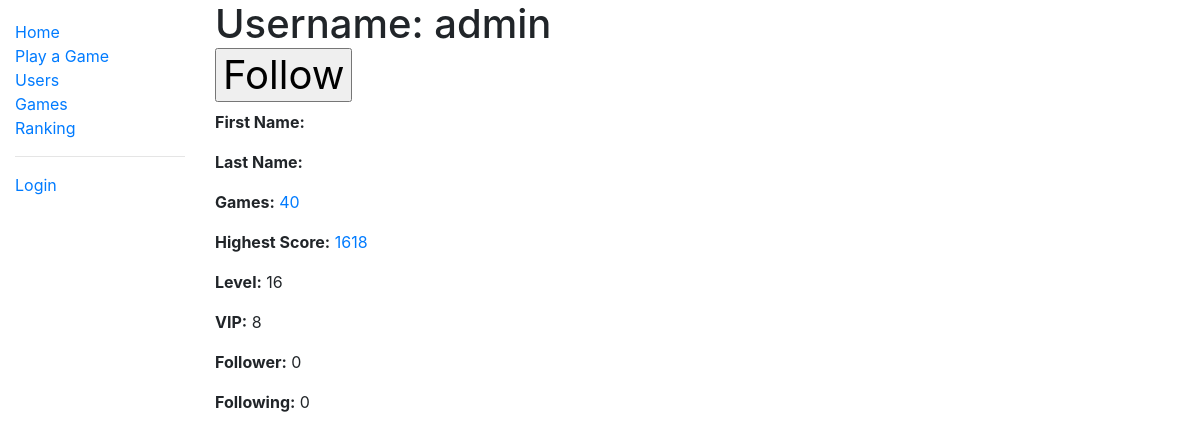
Page /two_zero_four_eight/user/1 on the earlier database version.
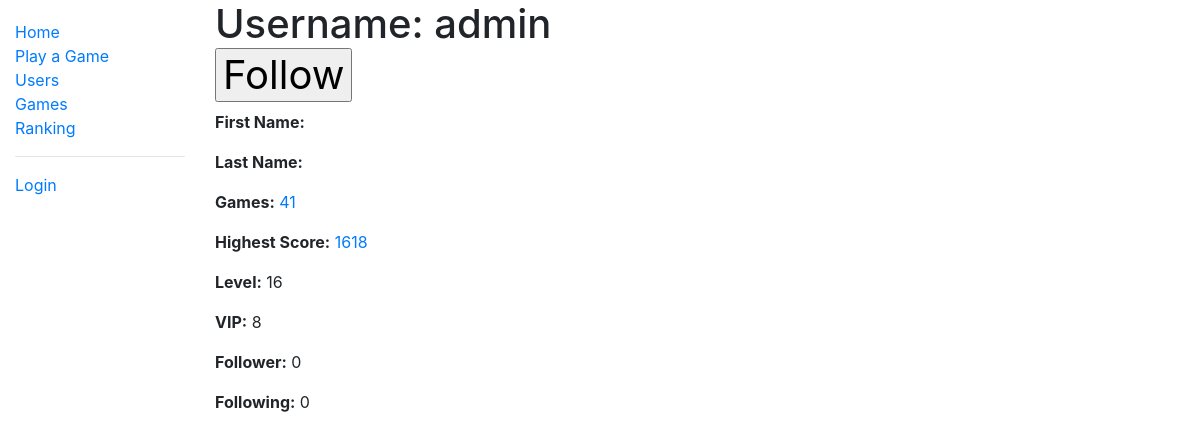
Same page on the later database version.
### two_zero_four_eight/models.py (models this page shows, shortened)
class User(AbstractUser):
    game_played = models.IntegerField(verbose_name='Number of Games Played', default=0)
    highest_score = models.PositiveIntegerField(verbose_name='Highest Score', null=True, blank=True)
    fastest_solve = models.PositiveIntegerField(verbose_name='Fastest Solve', null=True, blank=True)
    experience = models.IntegerField(verbose_name='Experience', default=0)
    money_deposited = models.IntegerField(verbose_name='Money Deposited', default=0)
    num_follower = models.IntegerField(verbose_name='Followers', default=0)
    num_following = models.IntegerField(verbose_name='Followings', default=0)
    class Meta:
        ordering = ['date_joined']
    @property
    def level(self):
        return binary_search(number=self.experience, array=experience_table)
    @property
    def vip_level(self):
        return binary_search(number=self.money_deposited, array=vip_table)

### two_zero_four_eight/views.py (the view)
# urls.py: path('user/<int:pk>', views.UserDetailView.as_view(), name='user-detail'),
class UserDetailView(generic.DetailView):
    model = User
    context_object_name = 'user_detail'

### two_zero_four_eight/models.py (called while the page is built)
def binary_search(array, number):
    hi = len(array)
    lo = 0
    while hi > lo:
        mid = lo + int((hi - lo + 1) / 2)
        if array[mid] <= number:
            lo = mid
        else:
            hi = mid - 1
    return lo

### two_zero_four_eight/templates/two_zero_four_eight/user_detail.html (shortened to what this page needs)
{% extends "base_generic.html" %}
{% block content %}
  <h1>Username: {{ user_detail.username }}
    <form action="{% url 'add-follow' %}" method="post" onsubmit="return confirm('Do you really want to follow {{ user_detail.username }}?')">
      <input type="submit" value="Follow">
    </form>
  </h1>
  <p><strong>First Name:</strong> {{ user_detail.first_name }}</p>
  <p><strong>Last Name:</strong> {{ user_detail.last_name }}</p>
  <p><strong>Games:</strong> <a href = "{% url 'user-game' user_detail.id %}">{{ user_detail.game_played }}</a></p>
  <p><strong>Highest Score:</strong> <a href = ''>{{ user_detail.highest_score }}</a></p>
  <p><strong>Level:</strong> {{ user_detail.level }}</p>
  <p><strong>VIP:</strong> {{ user_detail.vip_level }}</p>
  <p><strong>Follower:</strong> {{ user_detail.num_follower }}</p>
  <p><strong>Following:</strong> {{ user_detail.num_following }}</p>
{% endblock %}

Differences in the rows shown:
changed User "admin": game_played "40" → "41"
